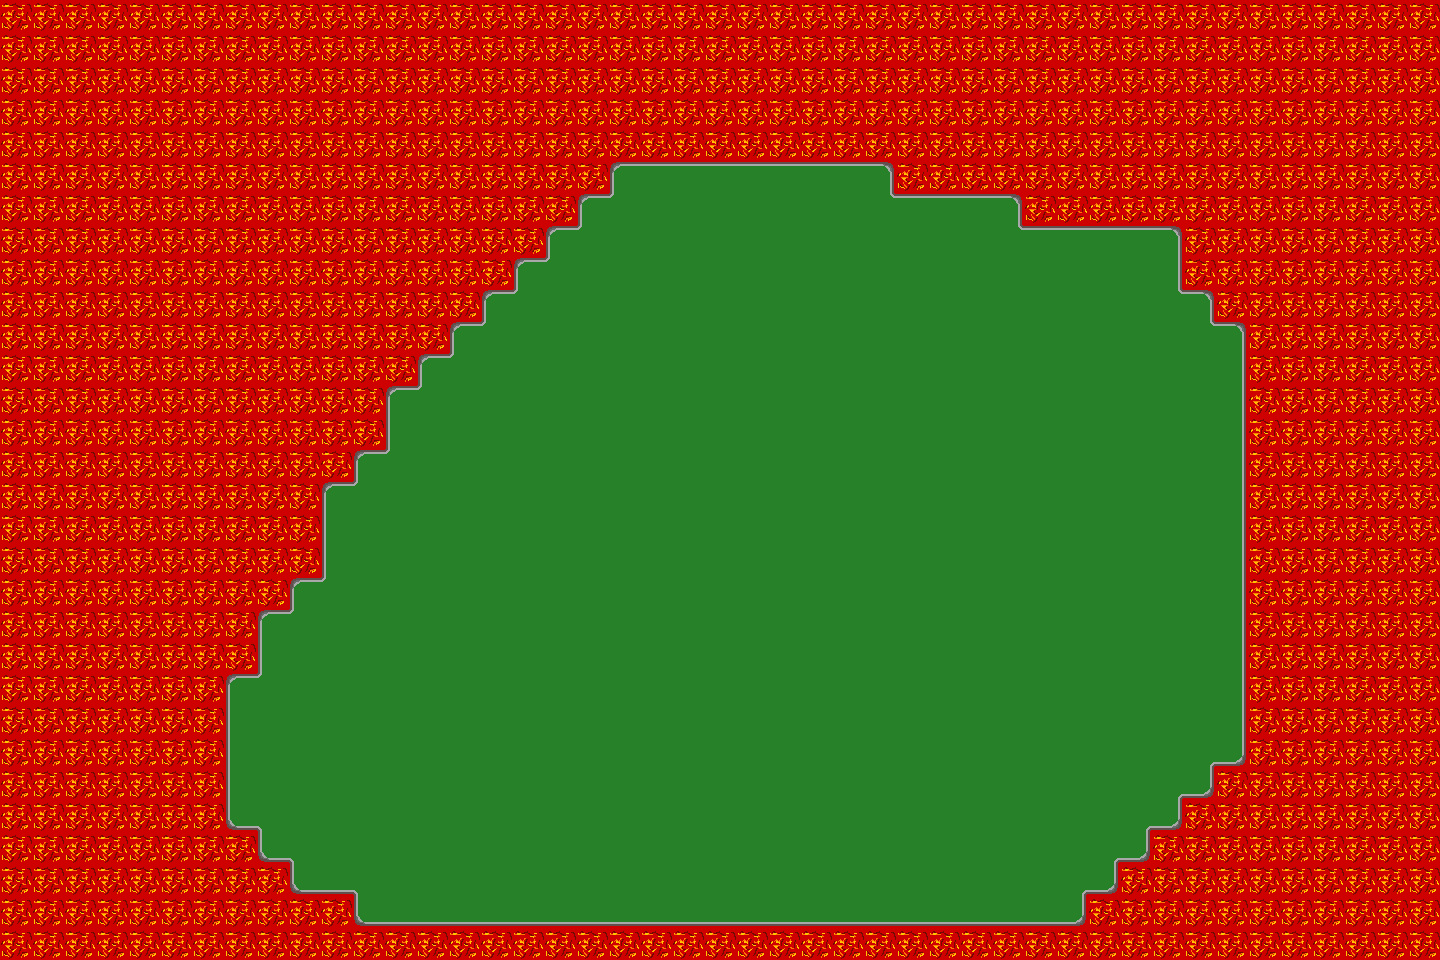

A level layout from a 2D game, rendered from its tile map. Below: a short description, then the map file with tile-grid data replaced by summaries:
An orthogonal 45x30 tile map with 32x32 px tiles, 1 tile layer (Tile Layer 1) and 30 objects.

<map version="1.0" orientation="orthogonal" renderorder="right-down" width="45" height="30" tilewidth="32" tileheight="32" nextobjectid="34">
 <tileset firstgid="1" name="maptiles" tilewidth="32" tileheight="32">
  <image source="maptiles.png" trans="ff00ff" width="320" height="320" />
 </tileset>
 <layer name="Tile Layer 1" width="45" height="30">
  <data>[1350 cells, 1350 non-empty, 20 distinct tile ids]</data>
 </layer>
 <objectgroup name="lava">
  <object id="4" x="1" y="98" width="1390" height="63" />
  <object id="5" x="1" y="164" width="224" height="795" />
  <object id="6" x="227" y="928" width="1206" height="36" />
  <object id="7" x="1249" y="164" width="192" height="797" />
  <object id="8" x="1392" y="98" width="46" height="63" />
  <object id="9" x="1217" y="165" width="31" height="154" />
  <object id="10" x="1184" y="161" width="28" height="127" />
  <object id="11" x="1025" y="162" width="155" height="63" />
  <object id="12" x="896" y="162" width="127" height="32" />
  <object id="13" x="227" y="163" width="158" height="286" />
  <object id="14" x="226" y="449" width="95" height="128" />
  <object id="15" x="321" y="452" width="32" height="28" />
  <object id="16" x="228" y="579" width="60" height="31" />
  <object id="17" x="226" y="611" width="33" height="63" />
  <object id="18" x="225" y="830" width="32" height="98" />
  <object id="19" x="256" y="863" width="33" height="64" />
  <object id="20" x="289" y="898" width="63" height="30" />
  <object id="21" x="1087" y="894" width="162" height="35" />
  <object id="22" x="1119" y="864" width="130" height="32" />
  <object id="23" x="1149" y="832" width="99" height="34" />
  <object id="24" x="1182" y="797" width="67" height="35" />
  <object id="25" x="1217" y="769" width="31" height="29" />
  <object id="26" x="386" y="164" width="158" height="94" />
  <object id="27" x="385" y="260" width="65" height="94" />
  <object id="28" x="387" y="356" width="30" height="30" />
  <object id="29" x="451" y="259" width="30" height="63" />
  <object id="30" x="482" y="260" width="31" height="29" />
  <object id="31" x="544" y="165" width="34" height="61" />
  <object id="32" x="578" y="161" width="32" height="33" />
  <object id="33" x="1" y="1" width="1547" height="96" />
 </objectgroup>
</map>
